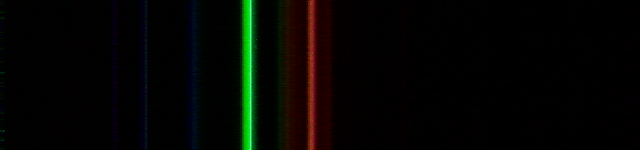
#> input picture intensity/cfl.png, 640 x 150 px
$ python intensity.py
#> lines starting #> are read from the running program, lines starting #| are printed output that depends on the picture
import cv2 as cv

# Read image (image should be in same directory where python code is.)
img = cv.imread('cfl.png')
#> img is the input picture: shape (150, 640, 3); mean B, G, R 1.8, 5.3, 4.5


gray = cv.cvtColor(img, cv.COLOR_BGR2GRAY)
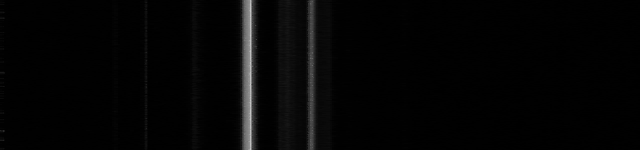
#> gray: shape (150, 640); min 0, max 201, mean 4.7
cv.imshow('Gray', gray)

height, width = gray.shape
#> height = 150; width = 640

px = [[] for _ in range(width)]
#print(len(px))

for col in range(width):
    for row in range(height):
        #print(gray[row][col])
        px[col].append(gray[row][col])
print(len(px))
#| 640

spe = []
for i in range(width):
    csum = sum(px[i])
    clen = len(px[i])
    avg = csum/clen
    spe.append(avg)

intens = []
for i in range(width):
    inten = spe[i] / max(spe)
    intens.append(inten)


print(len(spe))
#| 640

m = 400/width
#> m = 0.625

w_l = []
for i in range(width):
    if intens[i - 1] < intens[i] > intens[i + 1]:
        print('Index : ', i, 'Value : ', intens[i])

### Define a function for wavelength ###
    w_l.append((i)*m + 400)
#> after the loop, w_l = 640 values from 400 to 799.4


import matplotlib.pyplot as plt
plt.plot(w_l, intens)
######l = [405, 436, 546, 691]
######i = [146, 194, 250, 311]
######plt.plot(l, i)
plt.grid(True)
plt.show()
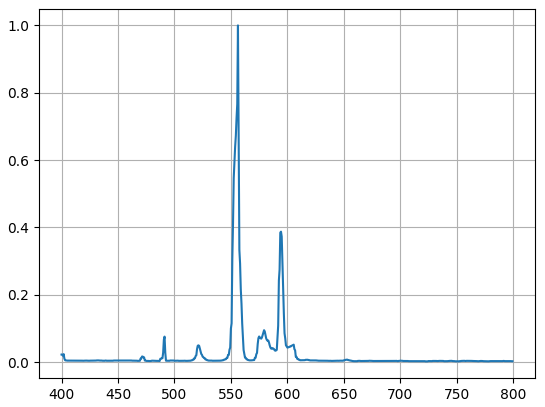
#> figure drawn by matplotlib, 1 panel; curve peaks at x = 556.2, y = 1
